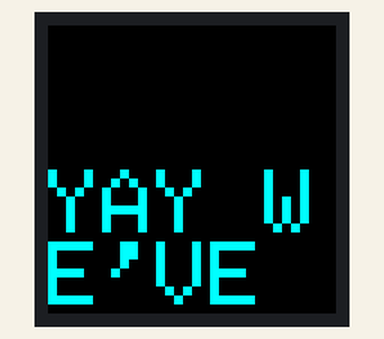
Simulated run of this sketch. Board: ESP32. Parts: 32×32 colour display. What the sketch prints to the serial monitor is not drawn.

Above: at 0.24 s.
At 2.18 s:
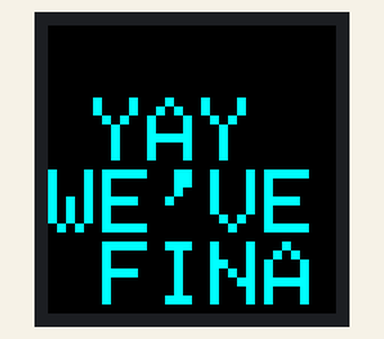
At 4.11 s:
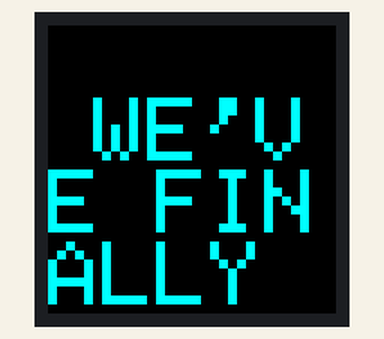
At 7.97 s:
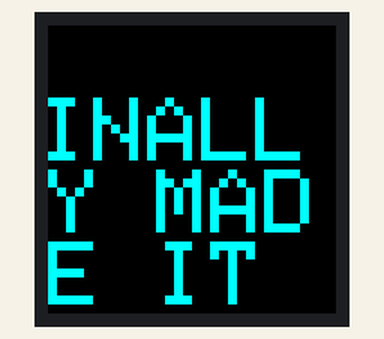
At 11.84 s:
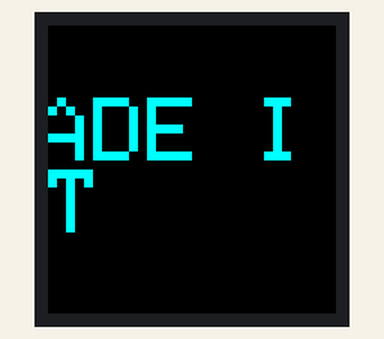
At 15.69 s:
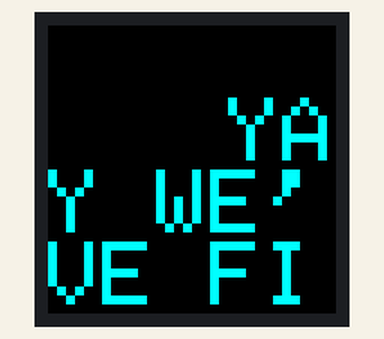

The sketch:

scroll.ino
```cpp
// Horizontally scrolling text on a 32x32 P7.62 HUB75 panel.
// The panel is only 32px wide, so anything longer than 5 characters
// (6px per character in the default font) has to scroll.

#include <PxMatrix.h>

#define P_LAT 22
#define P_A   19
#define P_B   23
#define P_C   18
#define P_D   5
#define P_OE  16

hw_timer_t * timer = NULL;
portMUX_TYPE timerMux = portMUX_INITIALIZER_UNLOCKED;

PxMATRIX display(32, 32, P_LAT, P_OE, P_A, P_B, P_C, P_D);

const char* message = "YAY WE'VE FINALLY MADE IT";
int textWidth = 25 * 6;   // characters * 6px
int xPos = 32;            // start just off the right edge
int yPos = 8;             // 0 = top, text is 8px tall

void IRAM_ATTR display_updater() {
  portENTER_CRITICAL_ISR(&timerMux);
  display.display(30);
  portEXIT_CRITICAL_ISR(&timerMux);
}

void setup() {
  Serial.begin(115200);

  display.begin(16);
  display.setBrightness(150);
  display.clearDisplay();
  display.fillScreen(display.color565(0, 0, 0));

  timer = timerBegin(0, 80, true);
  timerAttachInterrupt(timer, &display_updater, true);
  timerAlarmWrite(timer, 4000, true);
  timerAlarmEnable(timer);

  Serial.println("ready");
}

void loop() {
  display.fillScreen(display.color565(0, 0, 0));
  display.setTextColor(display.color565(0, 255, 255));
  display.setCursor(xPos, yPos);
  display.print(message);

  xPos--;
  if (xPos < -textWidth) {
    xPos = 32;
  }

  delay(80);   // smaller = faster scroll
}
```

Measured:
- by itself, everything shown: repeats every 14.7 s, in 177 steps
